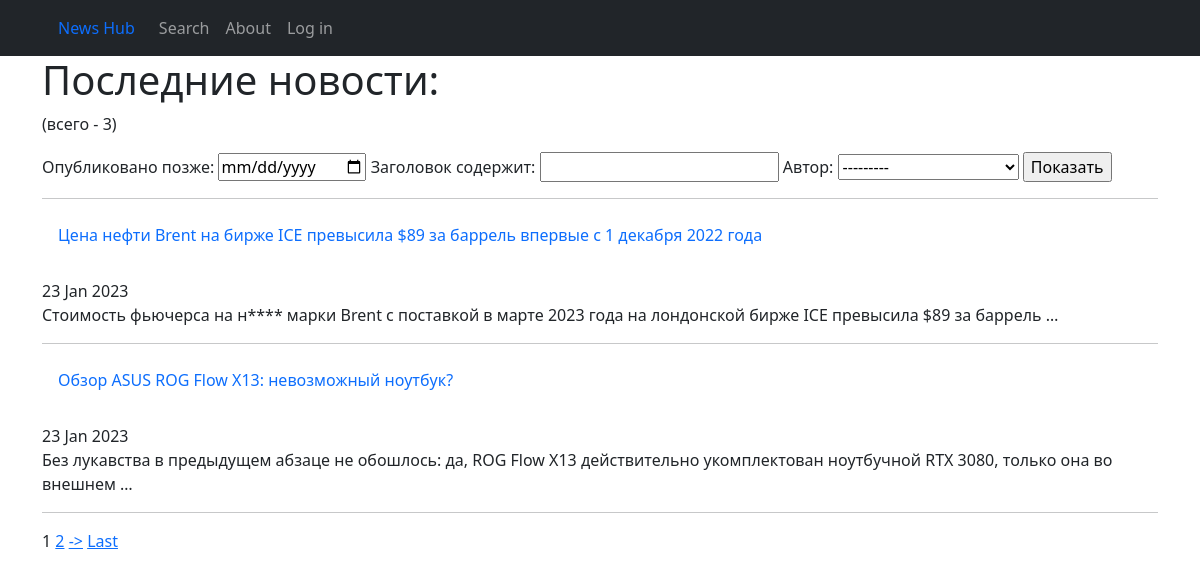
The app's page /search/, older data.
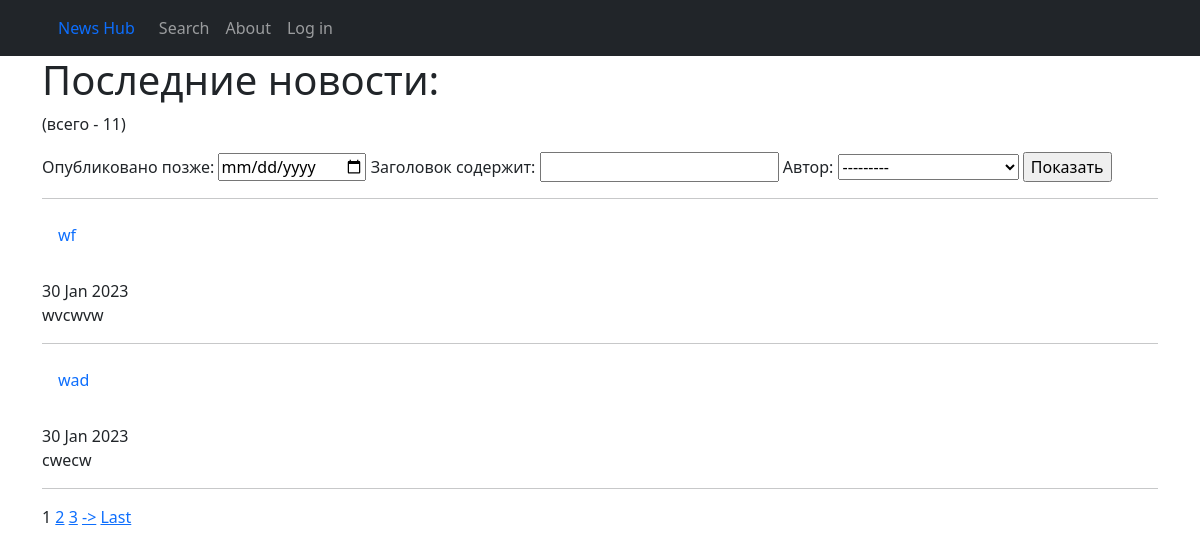
The same page, newer data.
### news/models.py (models this page shows, shortened)
class Post(models.Model):
    author = models.ForeignKey(Author, on_delete=models.CASCADE)
    type = models.CharField(max_length=1, choices=POST_TYPES)
    creation_date = models.DateTimeField(auto_now_add=True)
    category = models.ManyToManyField(Category, through='PostCategory')
    title = models.CharField(max_length=255)
    text = models.TextField()
    _rating = models.IntegerField(default=0, db_column='rating')

### news/views.py (the view)
# urls.py: path('search/', PostSearch.as_view()),
class PostSearch(ListView):
    model = Post
    ordering = '-creation_date'
    template_name = 'posts_search.html'
    context_object_name = 'post_search'
    paginate_by = 2
    def get_filter(self):
        return PostFilter(self.request.GET, queryset=super().get_queryset())
    def get_queryset(self):
        return self.get_filter().qs
    def get_context_data(self, **kwargs):
        context = super().get_context_data(**kwargs)
        context['filter'] = PostFilter(self.request.GET, queryset=self.get_queryset())
        return context

### news/templatetags/custom_filters.py (called while the page is built)
@register.filter()
def censor(value, word):
    if isinstance(value, str):
        censored = word[0].lower() + '*' * (len(word) - 1)
        value = value.replace(word.lower(), censored)
        censored = censored.capitalize()
        value = value.replace(word.capitalize(), censored)
        return value
    else:
        raise TypeError('expected str')

### templates/posts_search.html (shortened to what this page needs)
{% extends 'flatpages/default.html' %}
{% load custom_filters %}
{% block content %}
    <h1>Последние новости:</h1>
    <p>(всего - {{ filter.qs|length }})</p>
    <form method="GET">
        {{ filter.form }}
        <input type="submit" value="Показать">
    </form>
    {% for post in post_search %}
        <hr>
        <a class="nav-link" href=../{{post.pk}}>{{ post.title|censor:'нефть' }}</a>
        <br>
        {{ post.creation_date|date:"d M Y" }}
        <br>
        {{ post.text|truncatewords:20|censor:'нефть' }}
        <br>
    {% endfor %}
    <hr>
    {% if is_paginated %}
        {% for num in page_obj.paginator.page_range %}
            {% if page_obj.number == num %}
                <a>{{ num }}</a>
            {% elif num > page_obj.number|add:'-3' and num < page_obj.number|add:'3' %}
                <a href="?page={{ num }}">{{ num }}</a>
            {% endif %}
        {% endfor %}
        {% if page_obj.has_next %}
            <a href="?page={{ page_obj.next_page_number }}">-></a>
            <a href="?page={{ page_obj.paginator.num_pages}}">Last</a>
        {% endif %}
    {% endif %}
{% endblock content %}

Row changes from the older to the newer data that the page shows:
no longer on this page (row unchanged): Post: title|censor "Цена нефти Brent на бирже ICE превысила $89 за баррель впервые с 1 декабря 2022 года", creation_date "23 Jan 2023", text|censor "Стоимость фьючерса на н**** марки Brent с поставкой в марте 2023 года на лондонской бирже ICE превысила $89 за баррель …"
no longer on this page (row unchanged): Post: title|censor "Обзор ASUS ROG Flow X13: невозможный ноутбук?", creation_date "23 Jan 2023", text|censor "Без лукавства в предыдущем абзаце не обошлось: да, ROG Flow X13 действительно укомплектован ноутбучной RTX 3080, только она во внешнем …"
added Post: title|censor "wf", creation_date "30 Jan 2023", text|censor "wvcwvw"
added Post: title|censor "wad", creation_date "30 Jan 2023", text|censor "cwecw"
Text that changed along with them:
{{ filter.qs|length }}: "3" → "11"
new list line: "3"
